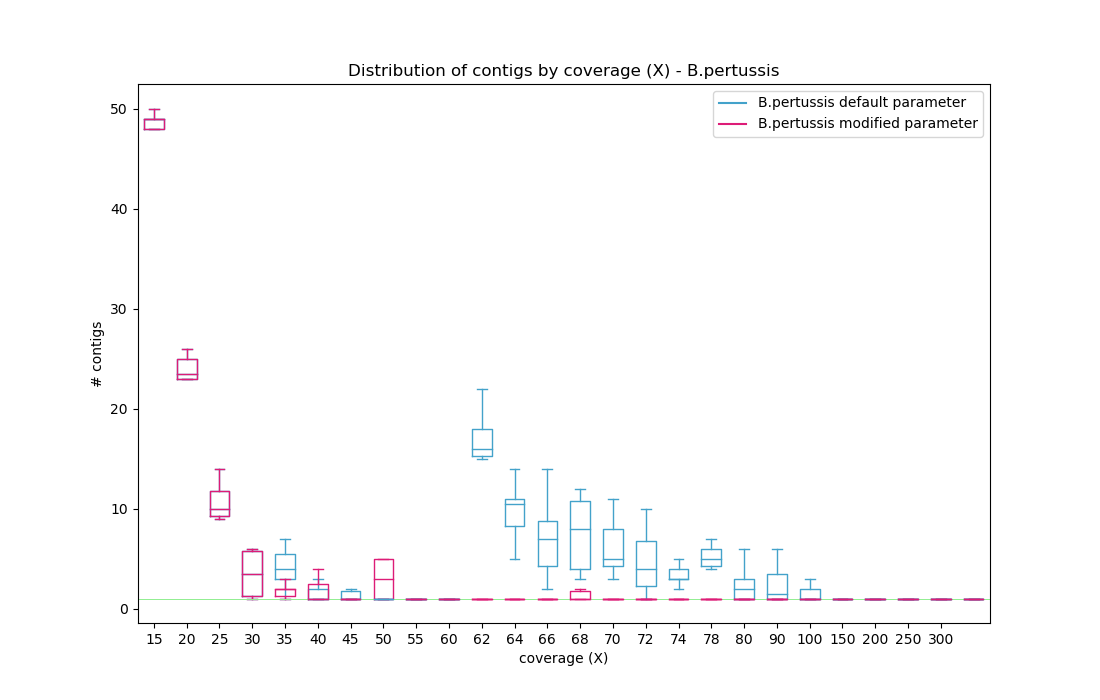

This figure's Python source:
#!/usr/bin/python3.5
import os
import matplotlib.pyplot as plt
import re 
import pylab
import numpy as np



#COLI PARAMSENSI
v15=[]
v20=[]
v25=[]
v30=[]
v35=[]
v40=[]
v45=[]
v50=[]
v55=[]
v60=[]
v62=[]
v64=[]
v66=[]
v68=[]
v70=[]
v72=[]
v74=[]
v76=[]
v78=[]
v80=[]
v90=[]
v100=[]
v150=[]
v200=[]
v250=[]
v300=[]

n15=[]
n20=[]
n25=[]
n30=[]
n35=[]
n40=[]
n45=[]
n50=[]
n55=[]
n60=[]
n62=[]
n64=[]
n66=[]
n68=[]
n70=[]
n72=[]
n74=[]
n76=[]
n78=[]
n80=[]
n90=[]
n100=[]
n150=[]
n200=[]
n250=[]
n300=[]

with open('reportCanu_init_sort.txt') as f :
	for line in f :
			if re.match("^sample_15X", line) is not None :
				a,b=line.split("\t")
				c=int(b)
				n15.append(c)
			if re.match("^sample_20X", line) is not None :
				a,b=line.split("\t")
				c=int(b)
				n20.append(c)
			if re.match("^sample_25X", line) is not None :
				a,b=line.split("\t")
				c=int(b)
				n25.append(c)
			if re.match("^sample_30X", line) is not None :
				a,b=line.split("\t")
				c=int(b)
				n30.append(c)
			if re.match("^sample_35X", line) is not None :
				a,b=line.split("\t")
				c=int(b)
				n35.append(c)
			if re.match("^sample_40X", line) is not None :
				a,b=line.split("\t")
				c=int(b)
				n40.append(c)
			if re.match("^sample_45X", line) is not None :
				a,b=line.split("\t")
				c=int(b)
				n45.append(c)
			if re.match("^sample_50X", line) is not None :
				a,b=line.split("\t")
				c=int(b)
				n50.append(c)
			if re.match("^sample_55X", line) is not None :
				a,b=line.split("\t")
				c=int(b)
				n55.append(c)
			if re.match("^sample_60X", line) is not None :
				a,b=line.split("\t")
				c=int(b)
				n60.append(c)
			if re.match("^sample_62X", line) is not None :
				a,b=line.split("\t")
				c=int(b)
				n62.append(c)
			if re.match("^sample_64X", line) is not None :
				a,b=line.split("\t")
				c=int(b)
				n64.append(c)
			if re.match("^sample_66X", line) is not None :
				a,b=line.split("\t")
				c=int(b)
				n66.append(c)				
			if re.match("^sample_68X", line) is not None :
				a,b=line.split("\t")
				c=int(b)
				n68.append(c)
			if re.match("^sample_70X", line) is not None :
				a,b=line.split("\t")
				c=int(b)
				n70.append(c)
			if re.match("^sample_72X", line) is not None :
				a,b=line.split("\t")
				c=int(b)
				n72.append(c)
			if re.match("^sample_74X", line) is not None :
				a,b=line.split("\t")
				c=int(b)
				n74.append(c)
			if re.match("^sample_76X", line) is not None :
				a,b=line.split("\t")
				c=int(b)
				n76.append(c)
			if re.match("^sample_78X", line) is not None :
				a,b=line.split("\t")
				c=int(b)
				n78.append(c)
			if re.match("^sample_80X", line) is not None :
				a,b=line.split("\t")
				c=int(b)
				n80.append(c)
			if re.match("^sample_90X", line) is not None :
				a,b=line.split("\t")
				c=int(b)
				n90.append(c)
			if re.match("^sample_100X", line) is not None :
				a,b=line.split("\t")
				c=int(b)
				n100.append(c)
			if re.match("^sample_150X", line) is not None :
				a,b=line.split("\t")
				c=int(b)
				n150.append(c)
			if re.match("^sample_200X", line) is not None :
				a,b=line.split("\t")
				c=int(b)
				n200.append(c)
			if re.match("^sample_250X", line) is not None :
				a,b=line.split("\t")
				c=int(b)
				n250.append(c)
			if re.match("^sample_300X", line) is  not None :
				a,b=line.split("\t")
				c=int(b)
				n300.append(c)

with open('reportCanu_paramSensi_sort.txt') as f :
	for line in f :
			if re.match("^sample_15X", line) is not None :
				a,b=line.split("\t")
				c=int(b)
				v15.append(c)
			if re.match("^sample_20X", line) is not None :
				a,b=line.split("\t")
				c=int(b)
				v20.append(c)
			if re.match("^sample_25X", line) is not None :
				a,b=line.split("\t")
				c=int(b)
				v25.append(c)
			if re.match("^sample_30X", line) is not None :
				a,b=line.split("\t")
				c=int(b)
				v30.append(c)
			if re.match("^sample_35X", line) is not None :
				a,b=line.split("\t")
				c=int(b)
				v35.append(c)
			if re.match("^sample_40X", line) is not None :
				a,b=line.split("\t")
				c=int(b)
				v40.append(c)
			if re.match("^sample_45X", line) is not None :
				a,b=line.split("\t")
				c=int(b)
				v45.append(c)
			if re.match("^sample_50X", line) is not None :
				a,b=line.split("\t")
				c=int(b)
				v50.append(c)
			if re.match("^sample_55X", line) is not None :
				a,b=line.split("\t")
				c=int(b)
				v55.append(c)
			if re.match("^sample_60X", line) is not None :
				a,b=line.split("\t")
				c=int(b)
				v60.append(c)
			if re.match("^sample_62X", line) is not None :
				a,b=line.split("\t")
				c=int(b)
				v62.append(c)
			if re.match("^sample_64X", line) is not None :
				a,b=line.split("\t")
				c=int(b)
				v64.append(c)
			if re.match("^sample_66X", line) is not None :
				a,b=line.split("\t")
				c=int(b)
				v66.append(c)
			if re.match("^sample_68X", line) is not None :
				a,b=line.split("\t")
				c=int(b)
				v68.append(c)
			if re.match("^sample_70X", line) is not None :
				a,b=line.split("\t")
				c=int(b)
				v70.append(c)
			if re.match("^sample_72X", line) is not None :
				a,b=line.split("\t")
				c=int(b)
				v72.append(c)
			if re.match("^sample_74X", line) is not None :
				a,b=line.split("\t")
				c=int(b)
				v74.append(c)
			if re.match("^sample_76X", line) is not None :
				a,b=line.split("\t")
				c=int(b)
				v76.append(c)
			if re.match("^sample_78X", line) is not None :
				a,b=line.split("\t")
				c=int(b)
				v78.append(c)
			if re.match("^sample_80X", line) is not None :
				a,b=line.split("\t")
				c=int(b)
				v80.append(c)
			if re.match("^sample_90X", line) is not None :
				a,b=line.split("\t")
				c=int(b)
				v90.append(c)
			if re.match("^sample_100X", line) is not None :
				a,b=line.split("\t")
				c=int(b)
				v100.append(c)
			if re.match("^sample_150X", line) is not None :
				a,b=line.split("\t")
				c=int(b)
				v150.append(c)
			if re.match("^sample_200X", line) is not None :
				a,b=line.split("\t")
				c=int(b)
				v200.append(c)
			if re.match("^sample_250X", line) is not None :
				a,b=line.split("\t")
				c=int(b)
				v250.append(c)
			if re.match("^sample_300X", line) is  not None :
				a,b=line.split("\t")
				c=int(b)
				v300.append(c)


BoxName = [15, 20, 25, 30, 35, 40, 45, 50, 55, 60, 62, 64, 66, 68, 70, 72, 74, 78, 80, 90, 100, 150, 200, 250, 300]

def set_box_color(bp, color):
    plt.setp(bp['boxes'], color=color)
    plt.setp(bp['whiskers'], color=color)
    plt.setp(bp['caps'], color=color)
    plt.setp(bp['medians'], color=color)


dataColi=[n15, n20, n25, n30, n35, n40, n45, n50, n55, n60, n62, n64, n66, n68, n70, n72, n74, n76, n78, n80, n90, n100, n150, n200, n250, n300]
print ('------ COLI  INIT DATA -------')
print (dataColi)
dataColiSensi=[v15, v20, v25, v30, v35, v40, v45, v50, v55, v60, v62, v64, v66, v68, v70, v72, v74, v76, v78, v80, v90, v100, v150, v200, v250, v300]
print ('------ COLI PARAMSENSI DATA -------')
print (dataColiSensi)
plt.figure(figsize=[11,7])

bpColi = plt.boxplot(dataColi, sym='', widths=0.6)
bpColiSensi = plt.boxplot(dataColiSensi, sym='', widths=0.6)
set_box_color(bpColi, '#43A2CA') #Colors from http://colorbrewer2.org/
set_box_color(bpColiSensi, '#DD1C77')

# draw temporary red and blue lines and use them to create a legend
plt.plot([], c='#43A2CA', label='B.pertussis default parameter')
plt.plot([], c='#DD1C77', label='B.pertussis modified parameter')
plt.legend()

plt.axhline(y=1, color='lightgreen', linestyle='-', linewidth=0.7)


pylab.xticks([1, 2, 3, 4, 5, 6, 7, 8, 9, 10, 11, 12, 13, 14, 15, 16, 17, 18, 19, 20, 21, 22, 23, 24, 25], BoxName)
plt.title('Distribution of contigs by coverage (X) - B.pertussis')
plt.ylabel('# contigs')
plt.xlabel('coverage (X)')
plt.savefig('boxCanu_bord.png', dpi=200)
plt.show()




